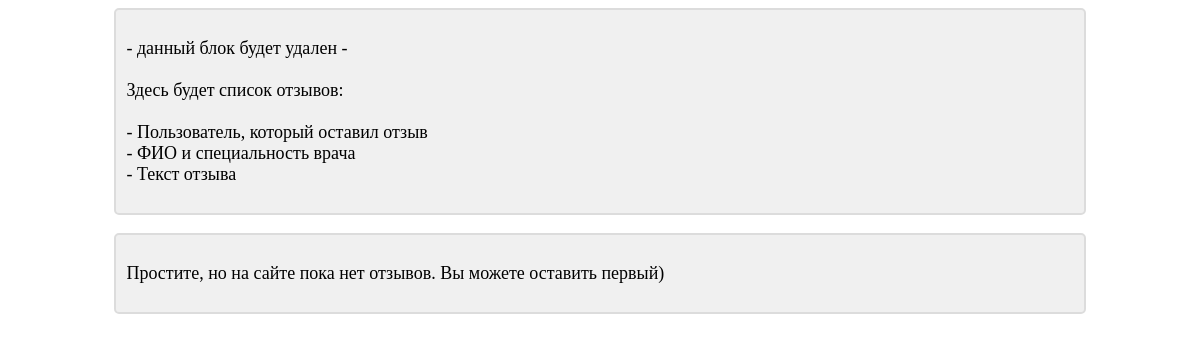
The page /review/ on the database as committed earlier.
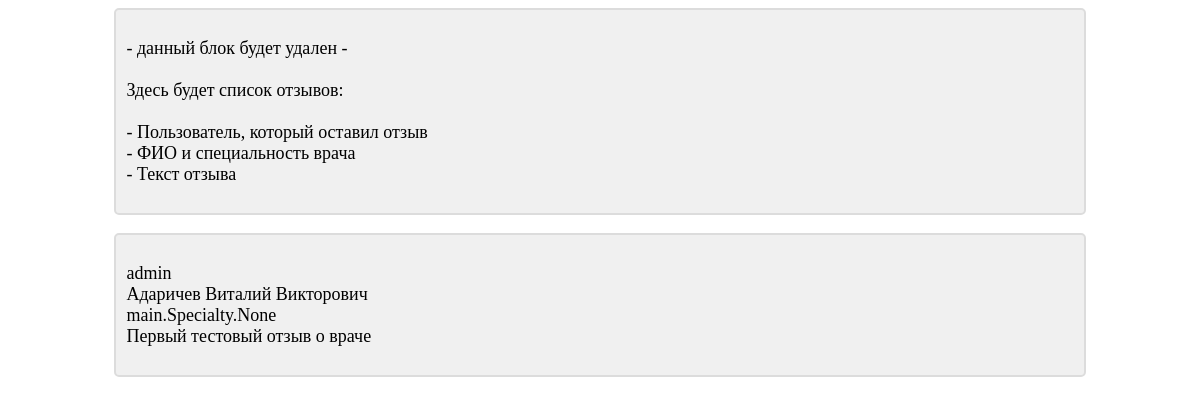
The same page on the database as committed later.
### main/models.py (models this page shows)
class Review(models.Model):
    doctor = models.ForeignKey(Doctor, on_delete=models.CASCADE, verbose_name='ФИО врача')
    user = models.ForeignKey(User, default=get_default_value_for_review_user(), on_delete=models.SET_DEFAULT,
                             verbose_name='Пользователь, оставивший отзыв')
    dt_created = models.DateTimeField(auto_now_add=True, verbose_name='Дата и время создания отзыва')
    dt_updated = models.DateTimeField(auto_now=True, verbose_name='Дата и время редактирования отзыва')
    origin_text = models.TextField(blank=False, verbose_name='Исходный отзыв')
    finished_text = models.TextField(blank=False, verbose_name='Обработанный отзыв')
    moderation_flag = models.BooleanField(default=False, null=False, verbose_name='Отзыв отмодерирован')
    user_ip = models.GenericIPAddressField(protocol='IPv4', verbose_name='ip-адрес пользователя')
    class Meta:
        verbose_name = 'Отзыв'
        verbose_name_plural = 'Отзывы'
        ordering = ['-dt_created']

class Doctor(models.Model):
    fio = models.CharField(max_length=250, verbose_name='ФИО врача')
    specialty = models.ManyToManyField(Specialty, verbose_name='Специальность врача')
    def __str__(self):
        return self.fio
    class Meta:
        verbose_name = 'ФИО врача'
        verbose_name_plural = 'ФИО врачей'

### main/views.py (the view)
# urls.py: url('review/', review)
def review(request):
    reviews = Review.objects.all()
    context = {'reviews': reviews}
    return render(request, 'main/index.html', context)

### templates/main/index.html
{% extends 'layout/basic.html' %}
{% block content %}
    <div class="basic_block">
        <p>
            - данный блок будет удален -<br><br>
            Здесь будет список отзывов:<br><br>
            - Пользователь, который оставил отзыв<br>
            - ФИО и специальность врача<br>
            - Текст отзыва
        </p>
    </div>
    <br>
    {% for review in reviews %}
        <div class="basic_block">
            <p>
                {{ review.user }}<br>
                {{ review.doctor }}<br>
                {{ review.doctor.specialty }}<br>
                {{ review.finished_text }}
            </p>
        </div>
    {% empty %}
        <div class="basic_block">
            <p>
                Простите, но на сайте пока нет отзывов. Вы можете оставить первый)
            </p>
        </div>
    {% endfor %}
{% endblock %}

### templates/layout/basic.html (shortened to what this page needs)
{% load static %}
<!DOCTYPE html>
<html lang="ru">
<head>
    <link rel="stylesheet" href="{% static 'main/style.css' %}">
</head>
<body>
{% block content %}
{% endblock %}
</body>
</html>

### main/static/main/style.css (style rules this page uses)
.basic_block { font-size: large; background-color: RGB(240, 240, 240); border: 2px solid RGB(220, 220, 220); border-radius: 5px; padding: 10px; margin-left: auto; margin-right: auto; width: 80%; overflow: hidden; }

Rows that differ between the two databases and show on the page:
added Review: user "admin", doctor "Адаричев Виталий Викторович", doctor.specialty "main.Specialty.None", finished_text "Первый тестовый отзыв о враче"
Other text that changed with them:
text no longer shown: "Простите, но на сайте пока нет отзывов. Вы можете оставить первый)"
